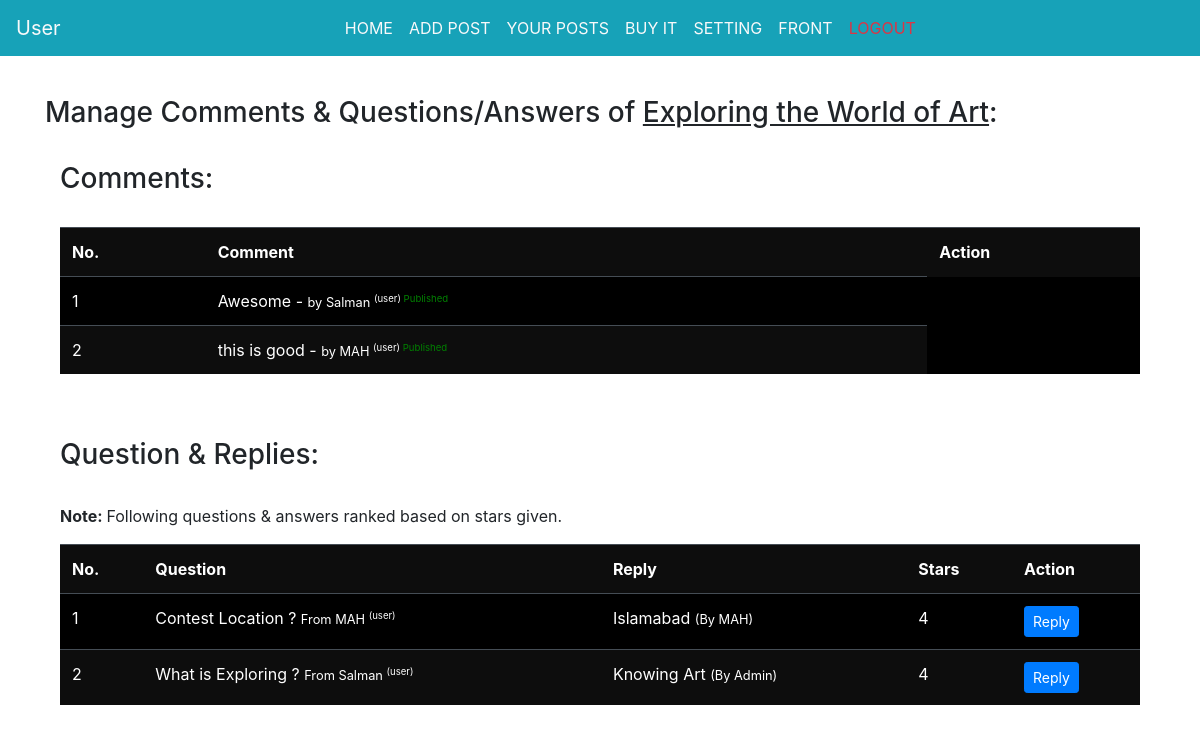
Page /usercomments.php?post=11 (signed in) on the committed database.
### tables this page shows
CREATE TABLE `posts` (
  `id` int(20) NOT NULL,
  `category_id` int(20) DEFAULT NULL,
  `posted_by` int(20) DEFAULT NULL,
  `title` varchar(255) DEFAULT NULL,
  `image` varchar(255) DEFAULT NULL,
  `tags` varchar(255) DEFAULT NULL,
  `description` text DEFAULT NULL,
  `date` date DEFAULT NULL,
  `status` int(10) DEFAULT 0
);

CREATE TABLE `comments` (
  `id` int(20) NOT NULL,
  `user_id` int(20) DEFAULT NULL,
  `post_id` int(20) DEFAULT NULL,
  `comment` varchar(255) DEFAULT NULL,
  `status` int(10) DEFAULT 1
);

CREATE TABLE `users` (
  `id` int(20) NOT NULL,
  `name` varchar(50) DEFAULT NULL,
  `email` varchar(100) DEFAULT NULL,
  `password` varchar(100) DEFAULT NULL,
  `phone` varchar(60) DEFAULT NULL,
  `city` varchar(60) DEFAULT NULL,
  `role` varchar(20) DEFAULT 'user'
);

CREATE TABLE `questions` (
  `id` int(20) NOT NULL,
  `post_id` int(20) DEFAULT NULL,
  `questioner` int(20) DEFAULT NULL,
  `respond_by` int(20) DEFAULT NULL,
  `question` varchar(255) DEFAULT NULL,
  `answer` varchar(255) DEFAULT NULL,
  `stars` int(30) DEFAULT 0,
  `status` int(10) DEFAULT 0,
  `starsgivers` text DEFAULT NULL
);

### connect.php (called while the page is built, shortened)
<?php
if(isset($_SESSION['id']) && isset($_SESSION['role'])){
$logid    			= $_SESSION['id'];
$logrole    		= $_SESSION['role'];
}
?>

### usercomments.php (the view, shortened to what this page needs)
<?php
include_once "connect.php";
include_once "header.php";
if ($logrole == 'user') {
    include_once "user.php";
} else {
    header("Location: logout.php");
}
?>
<main role="main" class="container">
    <div class="row">
        <div class="col-md-12 col-sm-12 col-lg-12">
                <?php
                    if(isset($_GET['post'])){
                        $post_id = $_GET['post'];
                        $query = "SELECT * FROM posts WHERE id = $post_id AND posted_by = '{$logid}' LIMIT 1 ";
                        $result = $db->query($query);
                        $post = $result->fetch_assoc();
                        $num = $result->num_rows;
                        if($num == 0){
                            echo "<div class='alert alert-danger'>Post does not exist.</div>";
                        }else{
                            $post_id = $post['id'];
                            $post_title = $post['title'];
                            ?>
<h3>Manage Comments & Questions/Answers of <u><?php echo ucfirst($post_title); ?></u>:</h3><br>
<div class="col-md-12 col-sm-12 col-lg-12">
<h3>Comments:</h3><br>
<table class="table table-dark table-striped">
    <tr>
        <th>No.</th>
        <th>Comment</th>
        <th>Action</th>
    </tr>
    <?php
      $showComments = "SELECT * FROM comments WHERE post_id = '{$post_id}' ORDER BY id DESC";
        $showResult = $db->query($showComments);
        $showNum = $showResult->num_rows;
        if($showNum == 0){
            echo "<tr><td colspan='5'>No Comments.</td></tr>";
        }else{
            $i = 0;
            while($showRow = $showResult->fetch_assoc()){
                $i++;
                $comment = $showRow['comment'];
                $commentstatus = $showRow['status'];
                if($commentstatus == 0){
                    $commentstatus = "<span style='color: red;'>Blocked</span>";
                }else{
                    $commentstatus = "<span style='color: green;'>Published</span>";
                }
                $userid = $showRow['user_id'];
                $userQuery = "SELECT * FROM users WHERE id = '{$userid}' LIMIT 1";
                $userResult = $db->query($userQuery);
                $userRow = $userResult->fetch_assoc();
                $usernum = $userResult->num_rows;
                if($usernum == 0){
                    $username = 'Unknown';
                }else{
                    $username = $userRow['name'];
                    $userrole = $userRow['role'];
                }
echo "<tr><td>{$i}</td><td>{$comment} - <small>by {$username} <sup>({$userrole}) $commentstatus</sup></small></td>";
            }
        }
    ?>
</table>
</div>
<?php
  }
 }
?>
<br><br>
<div class="col-md-12 col-sm-12 col-lg-12">
<h3>Question & Replies:</h3><br>
<p><b>Note: </b> Following questions & answers ranked based on stars given.</p>
<table class="table table-dark table-striped">
    <tr>
        <th>No.</th>
        <th>Question</th>
        <th>Reply</th>
        <th>Stars</th>
        <th>Action</th>
    </tr>
    <?php
      $showquestions = "SELECT * FROM questions WHERE post_id = '{$post_id}' ORDER BY stars DESC";
        $showResult = $db->query($showquestions);
        $showNum = $showResult->num_rows;
        if($showNum == 0){
            echo "<tr><td colspan='5'>No Question Asked.</td></tr>";
        }else{
            $i = 0;
            while($showRow = $showResult->fetch_assoc()){
                $i++;
                $question_id = $showRow['id'];
                $question = $showRow['question'];
                $userid = $showRow['questioner'];
                $userQuery = "SELECT * FROM users WHERE id = '{$userid}' LIMIT 1";
                $userResult = $db->query($userQuery);
                $userRow = $userResult->fetch_assoc();
                $usernum = $userResult->num_rows;
                if($usernum == 0){
                    $username = 'Unknown';
                }else{
                    $username = $userRow['name'];
                    $userrole = $userRow['role'];
                }
                if(!empty($showRow['answer']) && $showRow['respond_by'] > 0){
                    $respond_by = $showRow['respond_by'];
                    $respondQuery = "SELECT * FROM users WHERE id = '{$respond_by}' LIMIT 1";
                    $respondResult = $db->query($respondQuery);
                    $respondRow = $respondResult->fetch_assoc();
                    $respondNum = $respondResult->num_rows;
                    if($respondNum == 0){
                        $respond_by = 'Unknown';
                    }else{
                        $respond_by = $respondRow['name'];
                    }
                }else{
                    $respond_by = '-';
                }
                $starstatus = $showRow['status'];
                if($starstatus > 0){
                    $stars = $showRow['stars'];
                    if(empty($showRow['answer'])){
                        $answer = '-';
                    }else{
                        $answer = $showRow['answer'];
                    }
                }else{
                    $answer = '-';
                    $stars = '-';
                }
                ?>
                <tr>
                    <td><?php echo $i ?></td>
                    <td><?php echo $question ?> <small>From <?php echo $username ?> <sup>(<?php echo $userrole ?>)</sup></small></td>
                    <td><?php echo $answer ?> <small>(By <?php echo $respond_by ?>)</small></td>
                    <td><?php echo $stars ?></td>
                    <td>
                    <a href="usercomments.php?post=<?php echo $post_id ?>&reply=<?php echo $question_id ?>" class="btn btn-primary btn-sm">Reply</a>
                    </td>
                </tr>
                <?php
            }
        }
    ?>
</table>
</div>
        </div>
    </div>
</main>

### css/main.css (style rules this page uses)
.container, .container-lg, .container-md, .container-sm { margin-top: 6em !important; }
.bg-dark, .btn-dark, .table-dark { background-color: black !important; }

### rows in the picture
posts: title "Exploring the World of Art"
comments: comment "Awesome", user.name "Salman", user.role "user", status "Published"
comments: comment "this is good", user.name "MAH", user.role "user", status "Published"
questions: question "Contest Location ?", users.name "MAH", users.role "user", answer "Islamabad", stars "4"
questions: question "What is Exploring ?", users.name "Salman", users.role "user", answer "Knowing Art", users.name "Admin", stars "4"
